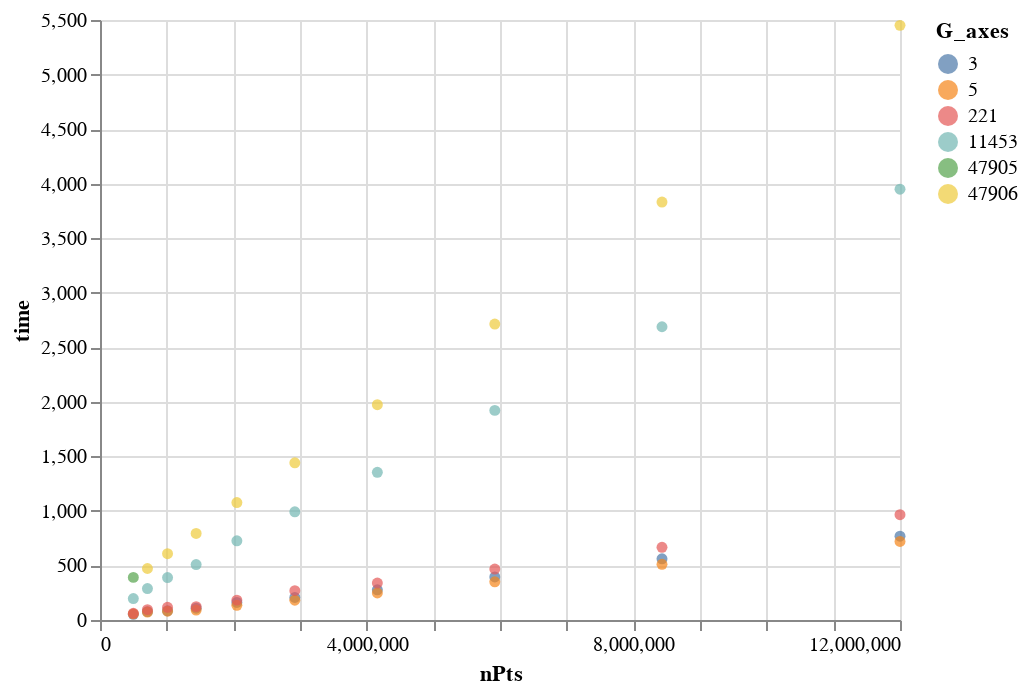

Source (notebook cell):
### Code cell
import altair as alt

alt.Chart(bar).mark_circle().encode(
    y = "time",
    x = "nPts",
    color = alt.Color("G_axes",type="nominal"),
)

### Figure 1 — Vega-Lite specification as saved in the notebook (floating-point values rounded to 4 significant figures)
{"config": {"view": {"continuousWidth": 400, "continuousHeight": 300}}, "data": {"name": "data-29d8a61bef1c5801c508d4f9e5595ab1"}, "mark": "circle", "encoding": {"color": {"type": "nominal", "field": "G_axes"}, "x": {"type": "quantitative", "field": "nPts"}, "y": {"type": "quantitative", "field": "time"}}, "$schema": "https://vega.github.io/schema/vega-lite/v4.8.1.json", "datasets": {"data-29d8a61bef1c5801c508d4f9e5595ab1": [{"nPts": 499999, "time": 52.49, "G_axes": 3, "G_color": 0}, {"nPts": 499999, "time": 55.95, "G_axes": 5, "G_color": 0}, {"nPts": 499999, "time": 61.85, "G_axes": 221, "G_color": 0}, {"nPts": 499999, "time": 196.5, "G_axes": 11453, "G_color": 0}, {"nPts": 499999, "time": 390.7, "G_axes": 47905, "G_color": 0}, {"nPts": 711748, "time": 76.57, "G_axes": 3, "G_color": 0}, {"nPts": 711748, "time": 72.77, "G_axes": 5, "G_color": 0}, {"nPts": 711748, "time": 94.9, "G_axes": 221, "G_color": 0}, {"nPts": 711748, "time": 288.5, "G_axes": 11453, "G_color": 0}, {"nPts": 711748, "time": 472.1, "G_axes": 47906, "G_color": 0}, {"nPts": 1013173, "time": 84.27, "G_axes": 3, "G_color": 0}, {"nPts": 1013173, "time": 80.48, "G_axes": 5, "G_color": 0}, {"nPts": 1013173, "time": 116.2, "G_axes": 221, "G_color": 0}, {"nPts": 1013173, "time": 389.3, "G_axes": 11453, "G_color": 0}, {"nPts": 1013173, "time": 607.9, "G_axes": 47906, "G_color": 0}, {"nPts": 1442249, "time": 108.1, "G_axes": 3, "G_color": 0}, {"nPts": 1442249, "time": 90.89, "G_axes": 5, "G_color": 0}, {"nPts": 1442249, "time": 122.5, "G_axes": 221, "G_color": 0}, {"nPts": 1442249, "time": 508.5, "G_axes": 11453, "G_color": 0}, {"nPts": 1442249, "time": 793.7, "G_axes": 47906, "G_color": 0}, {"nPts": 2053039, "time": 161.2, "G_axes": 3, "G_color": 0}, {"nPts": 2053039, "time": 134.5, "G_axes": 5, "G_color": 0}, {"nPts": 2053039, "time": 182.3, "G_axes": 221, "G_color": 0}, {"nPts": 2053039, "time": 725.8, "G_axes": 11453, "G_color": 0}, {"nPts": 2053039, "time": 1076.0, "G_axes": 47906, "G_color": 0}, {"nPts": 2922496, "time": 206.4, "G_axes": 3, "G_color": 0}, {"nPts": 2922496, "time": 181.8, "G_axes": 5, "G_color": 0}, {"nPts": 2922496, "time": 269.1, "G_axes": 221, "G_color": 0}, {"nPts": 2922496, "time": 991.7, "G_axes": 11453, "G_color": 0}, {"nPts": 2922496, "time": 1441.0, "G_axes": 47906, "G_color": 0}, {"nPts": 4160167, "time": 276.7, "G_axes": 3, "G_color": 0}, {"nPts": 4160167, "time": 247.8, "G_axes": 5, "G_color": 0}, {"nPts": 4160167, "time": 339.0, "G_axes": 221, "G_color": 0}, {"nPts": 4160167, "time": 1354.0, "G_axes": 11453, "G_color": 0}, {"nPts": 4160167, "time": 1974.0, "G_axes": 47906, "G_color": 0}, {"nPts": 5921989, "time": 395.0, "G_axes": 3, "G_color": 0}, {"nPts": 5921989, "time": 350.0, "G_axes": 5, "G_color": 0}, {"nPts": 5921989, "time": 466.6, "G_axes": 221, "G_color": 0}, {"nPts": 5921989, "time": 1922.0, "G_axes": 11453, "G_color": 0}, {"nPts": 5921989, "time": 2713.0, "G_axes": 47906, "G_color": 0}, {"nPts": 8429939, "time": 561.1, "G_axes": 3, "G_color": 0}, {"nPts": 8429939, "time": 510.4, "G_axes": 5, "G_color": 0}, {"nPts": 8429939, "time": 666.0, "G_axes": 221, "G_color": 0}, {"nPts": 8429939, "time": 2688.0, "G_axes": 11453, "G_color": 0}, {"nPts": 8429939, "time": 3831.0, "G_axes": 47906, "G_color": 0}, {"nPts": 12000000, "time": 768.1, "G_axes": 3, "G_color": 0}, {"nPts": 12000000, "time": 719.8, "G_axes": 5, "G_color": 0}, {"nPts": 12000000, "time": 965.4, "G_axes": 221, "G_color": 0}, {"nPts": 12000000, "time": 3949.0, "G_axes": 11453, "G_color": 0}, {"nPts": 12000000, "time": 5451.0, "G_axes": 47906, "G_color": 0}]}}
